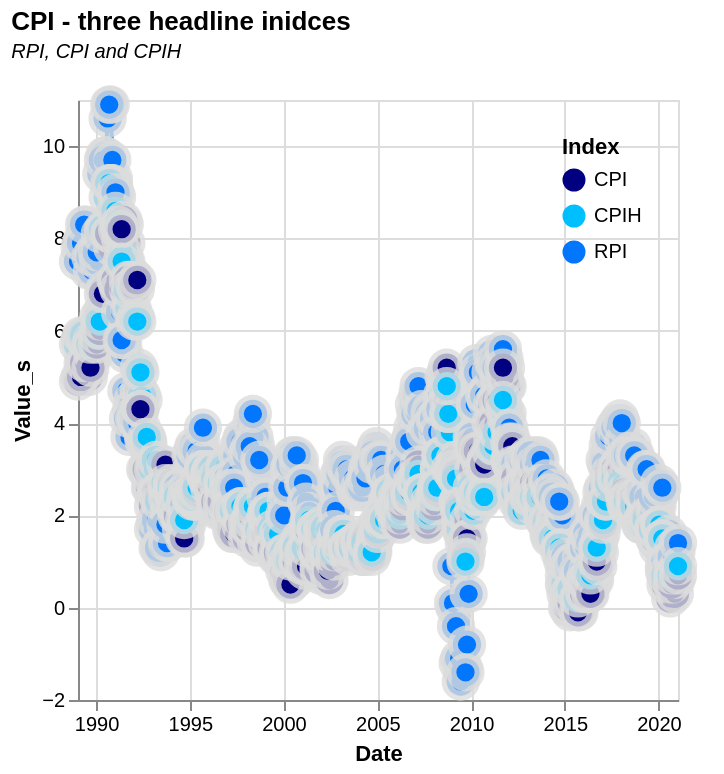

Vega-Lite specification stored for this chart:
### Vega-Lite specification from a JSON file in a GitHub repository (floating-point values rounded to 4 significant figures; data arrays with more than 128 entries replaced by an {"elided": "..."} marker saying what was removed)
{"$schema": "https://vega.github.io/schema/vega-lite/v5.json", "title": {"text": "CPI - three headline inidces", "subtitle": "RPI, CPI and CPIH", "subtitleFontStyle": "italic", "subtitleFontSize": 10, "anchor": "start", "color": "black"}, "description": "Inflaiton indices", "data": {"values": {"elided": "1155 records"}, "format": {"parse": {"Date": "date"}}}, "height": 300, "width": 300, "encoding": {"x": {"field": "Date", "type": "temporal"}}, "layer": [{"encoding": {"color": {"field": "series", "type": "nominal", "scale": {"range": ["#000080", "#00BFFF", "#0276FD"]}, "legend": {"orient": "top-right"}, "title": "Index"}, "y": {"field": "Value_s", "type": "quantitative"}}, "layer": [{"mark": "line"}, {"mark": {"type": "circle", "filled": true, "size": 200, "stroke": "#DCDCDC", "fillOpacity": 1, "strokeOpacity": 0.8, "strokeWidth": 5}}]}, {"transform": [{"pivot": "series", "value": "Value_s", "groupby": ["Date"]}], "mark": "rule", "encoding": {"opacity": {"value": 0}, "tooltip": [{"field": "Date", "type": "temporal", "format": "%b-%Y"}, {"field": "CPI", "type": "quantitative", "format": ",.1f", "title": "CPI(%)"}, {"field": "CPIH", "type": "quantitative", "format": ",.1f", "title": "CPIH(%)"}, {"field": "RPI", "type": "quantitative", "format": ",.1f", "title": "RPI(%)"}]}}]}
